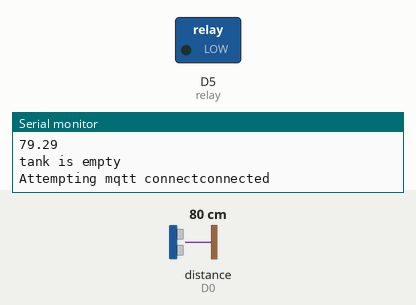
Simulated run of this sketch. Board: ESP8266 (NodeMCU). On the bench: switched loads named in the sketch (green lamp = pin HIGH), the last lines printed to the serial monitor. Wiring (inferred from the names in the program): ultrasonic range finder: trigger D2; echo D0. The test bench sets the inputs (shaded band); at power-on: distance to the obstacle (sensor on D0) 80 cm. The echo pulse lasts 58.3 µs per cm; WiFi joins after 1.5 s; servers stay silent unless stated; no MQTT or app messages arrive unless stated; pins used as bus, display or sensor lines are not drawn.

Above: at 2.8 s.
2.9 s: distance to the obstacle (sensor on D0) set to 6 cm
14.9 s: distance to the obstacle (sensor on D0) set to 3 cm
At 25.7 s:
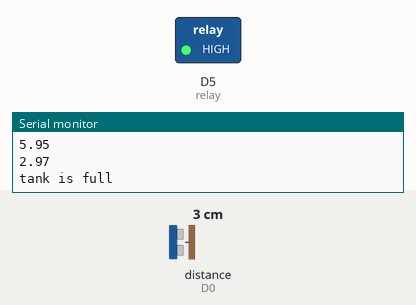
26.2 s: distance to the obstacle (sensor on D0) set to 23 cm
37.0 s: distance to the obstacle (sensor on D0) set to 27 cm
At 47.5 s:
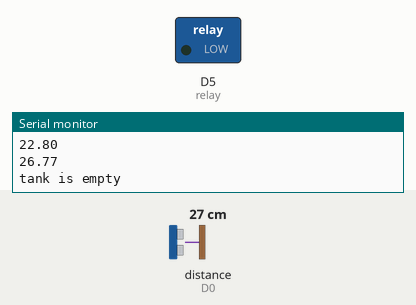
48.3 s: distance to the obstacle (sensor on D0) set to 2 cm
At 59.0 s:
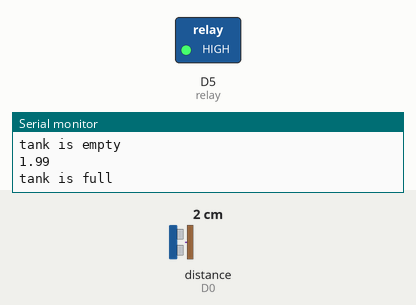
Timing chart, 0 to 60.4 s (numbered marks = the images above; inputs shaded):
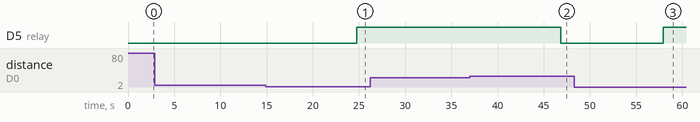

The sketch:

smart_water_tank2.ino
```cpp
#include<ESP8266WiFi.h>
#include<PubSubClient.h>
#include<ArduinoJson.h>
char data[100];

#define CLIENT_ID "wtank"
#define port 1883
const char *ssid="Panuchinnu";
const char *pswd="9247391670";
const char *mqtt_server="100.25.118.95";
WiFiClient espclient;
PubSubClient client(espclient);
String waterlevel,ontime,offtime ;
void setup()
{
  pinMode(D2,OUTPUT);//trig
  pinMode(D0,INPUT);//echo
  pinMode(D5,OUTPUT);//relay
  Serial.begin(9600);
  WiFi.begin(ssid,pswd);
  while(WiFi.status()!=WL_CONNECTED)
  {
   Serial.print("....");
   delay(200);
  }
Serial.println("\n WiFi CONNECTED");
Serial.println(ssid);
Serial.println(WiFi.localIP());
client.setServer(mqtt_server,1883);
}
void reconnect() {
  while(!client.connected())
  {
    Serial.print("Attempting mqtt connect");
  if(client.connect(CLIENT_ID))
  {
    Serial.println("connected");

  }
  }
  // put your setup code here, to run once:
}

void loop() {

  digitalWrite(D2,LOW);
  delayMicroseconds(2);
  digitalWrite(D2,HIGH);
  delayMicroseconds(10);
  digitalWrite(D2,LOW);
  int dur;
  dur=pulseIn(D0,HIGH);
  float distance=(0.034*dur)/2;
  Serial.println(distance);
  delay(1000);
  String motor;
  if (distance<=4)
  {
    digitalWrite(D5,HIGH);
    motor="OFF";
    Serial.println("tank is full");
  }
  if (distance>=24)
  {
    digitalWrite(D5,LOW);
    motor="ON";
    Serial.println("tank is empty");
  }

  if(!client.connected())
  {
    reconnect();
  }
   StaticJsonDocument<300> Doc;
   Doc["distance"]=String(distance);
   Doc["motor"]=String(motor);
   serializeJson(Doc, data);
   if(client.connect(CLIENT_ID))
   {
      if (distance<=26)
      {
        client.publish("wtank",data);
      }

   }
   delay(10000);


}
```

Measured:
- the behaviour switches between 5 and 4 cm on distance to the obstacle (sensor on D0) (found by bisection; images 0 and 1)
- the behaviour switches between 24 and 25 cm on distance to the obstacle (sensor on D0) (found by bisection; images 1 and 2)
- after the input at 14.9 s, D5 (relay): LOW → HIGH after 9.9 s
- after the input at 37.0 s, D5 (relay): HIGH → LOW after 9.9 s
- after the input at 48.3 s, D5 (relay): LOW → HIGH after 9.6 s
